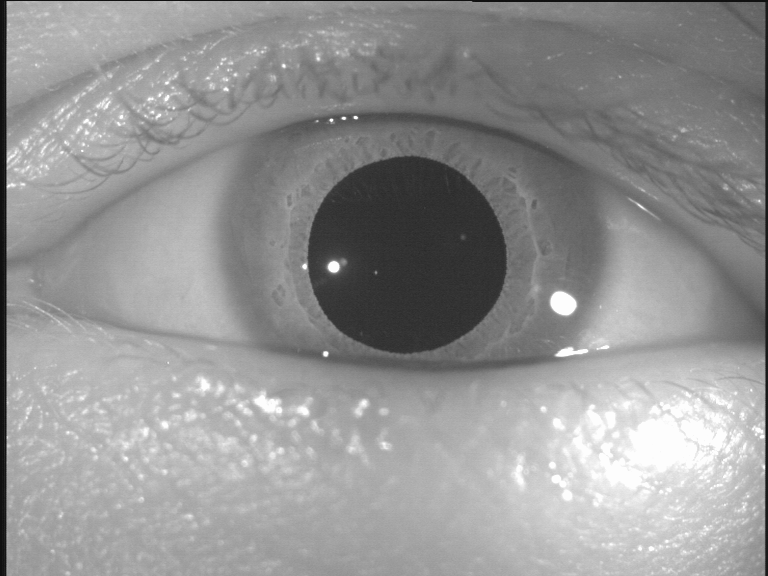
#> input picture data/images/eye.bmp, 768 x 576 px, found by its file name
$ jupyter execute ImgProc_3b_FindPupil_skimage.ipynb   (shell and % lines are left out)
#> lines starting #> are read from the running program, lines starting #| are printed output that depends on the picture; after the words box and inside, x2 and y2 are one past the last pixel; in counts of white or black regions, pixels touching at a corner belong together
# Finding a Pupil in an Image, using *Scikit-Image (skimage)*

FindPupil demonstrates how *skimage* can be used to find the pupil in an image
of the eye.
To run, the file `eye.bmp` is required.

The following steps are included:

- Converting the image to grayscale
- Calculating and showing the histogram
- Interactively setting the threshold for b/w conversion
- Filling holes
- Opening the image
- Fitting an edge to the pupil

    Author: Thomas Haslwanter
    Date:   17-May-2021

[cell 1]
# Import standard modules
import numpy as np
import matplotlib.pyplot as plt
import scipy

import os
import io

# Modules for reading in an image from the web
from urllib.request import urlopen
import PIL

# Module for image processing
import skimage
from skimage import morphology

## Get the data ##
This is a bit complicated, because I have two options: locally, or from the Web

[cell 2]
fromWeb = False
if fromWeb:
    # Here we load data from the web into the variable "file",
    # and then treat that "file" like a normal file
    url = 'http://work.thaslwanter.at/CSS/Code/0_5.bmp'
    file = io.BytesIO(urlopen(url).read())
    data = np.array(PIL.Image.open(file))
else:
    data = plt.imread('data\images\eye.bmp')
#> data is the input picture: shape (576, 768); min 16, max 253, mean 147.8

## Show image ##

[cell 3]
# Show images in graylevel
plt.set_cmap('gray')
plt.imshow(data)

## Calculate and show the histogram ##

[cell 4]
histo = np.histogram(data, bins=np.arange(0,256))

# Note the number of data is one less than the number of box-edges for the histogram
plt.plot(histo[1][:-1], histo[0])
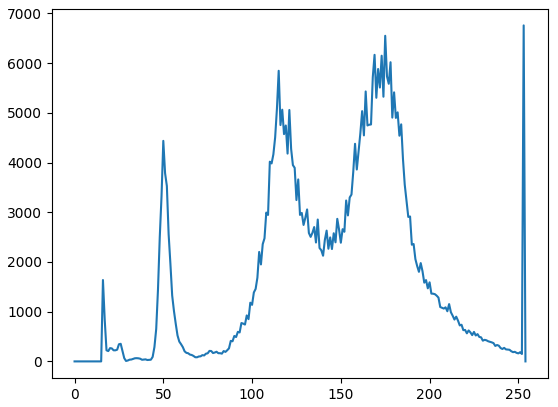
#> figure drawn by matplotlib, 1 panel; curve peaks at x = 253, y = 6760

## Convert to black-and-white ##

[cell 5]
# for convenience, I choose the threshold automatically
bw = data>80
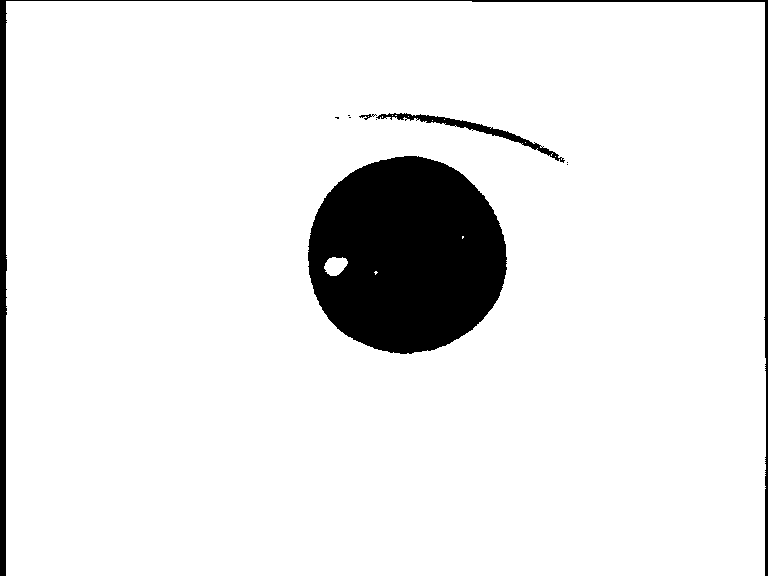
#> bw: shape (576, 768) bool; 91.5% white; 10 black regions (6 under 20 px), largest, box (x1, y1, x2, y2) and area: (308, 156, 507, 354) 30389, (0, 0, 768, 576) 6155, (376, 113, 565, 163) 1116, (359, 114, 377, 120) 41

plt.imshow(bw)

## Fill the holes ##

[cell 6]
filled = np.invert(scipy.ndimage.binary_fill_holes(np.invert(bw)))
#> filled: shape (576, 768) bool; 91.4% white; 10 black regions (6 under 20 px), largest, box (x1, y1, x2, y2) and area: (308, 156, 507, 354) 30734, (0, 0, 768, 576) 6155, (376, 113, 565, 163) 1140, (359, 114, 377, 120) 43

plt.imshow(filled)

[cell 7]
se = morphology.disk(10)
closed = morphology.closing(filled, se)
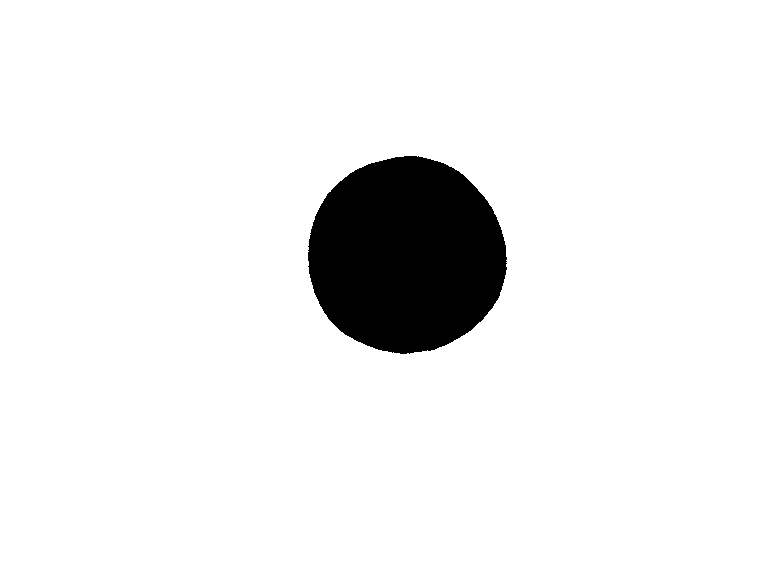
#> closed: shape (576, 768) bool; 93.1% white; 1 black region, box (x1, y1, x2, y2) and area: (308, 156, 507, 354) 30688

plt.imshow(closed)

## Find the edge ##

[cell 8]
edges = skimage.filters.sobel(closed)
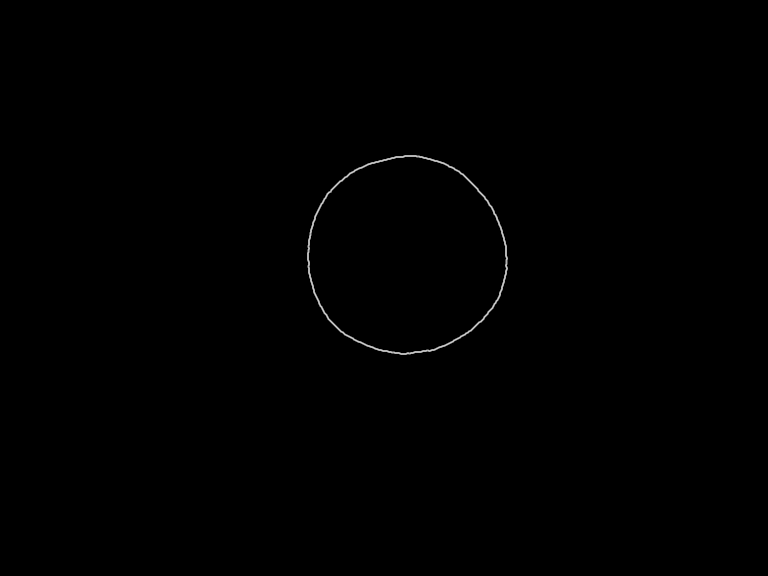
#> edges: shape (576, 768) float64; min 0, max 0.791, mean 0.00204

plt.imshow(edges)
